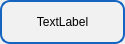
<?xml version="1.0" encoding="UTF-8"?>
<ui version="4.0">
 <class>slabel</class>
 <widget class="QWidget" name="slabel">
  <property name="geometry">
   <rect>
    <x>0</x>
    <y>0</y>
    <width>125</width>
    <height>44</height>
   </rect>
  </property>
  <property name="windowTitle">
   <string>Form</string>
  </property>
  <widget class="QLabel" name="label">
   <property name="geometry">
    <rect>
     <x>0</x>
     <y>0</y>
     <width>125</width>
     <height>44</height>
    </rect>
   </property>
   <property name="styleSheet">
    <string notr="true">QLabel{
background-color: rgb(241, 241, 241);
border-width: 2px;
border-color: rgb(21, 100, 192);
border-style: solid;
border-radius: 10;
color: rgb(0, 0, 0);
font: 75 16pt &quot;Roboto Medium&quot;;
}
</string>
   </property>
   <property name="text">
    <string>TextLabel</string>
   </property>
   <property name="alignment">
    <set>Qt::AlignCenter</set>
   </property>
  </widget>
 </widget>
 <resources/>
 <connections/>
</ui>
